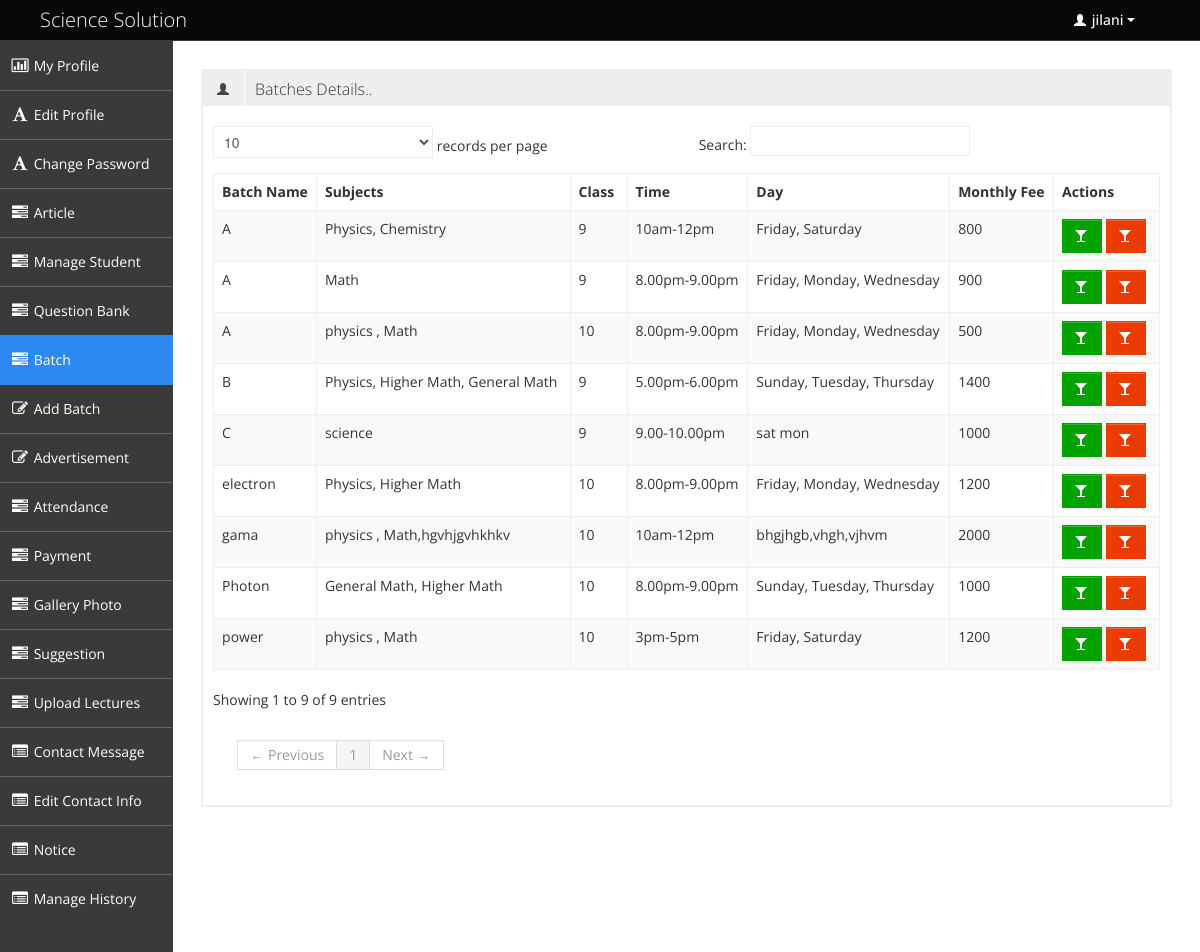
The page /admin/batch.php (signed in) on the database its author committed.
### tables this page shows
CREATE TABLE IF NOT EXISTS `tbl_batch` (
`batch_id` int(20) NOT NULL,
  `batch_name` text NOT NULL,
  `group` varchar(15) NOT NULL,
  `subjects` varchar(100) NOT NULL,
  `class` int(50) NOT NULL,
  `time` varchar(50) NOT NULL,
  `day` varchar(50) NOT NULL,
  `fee` int(20) NOT NULL,
  `deletion_status` tinyint(1) NOT NULL DEFAULT '0'
);

### admin/batch.php (called while the page is built, shortened)
<?php
include './admin_master.php';

### admin/admin.php (called while the page is built, shortened)
<?php
class Admin {
    public function __construct() {
        $host_name = 'localhost';
        $user_name = 'root';
        $password = '';
        $db_name = 'sciencesolution';
        $con = mysqli_connect($host_name, $user_name, $password);
        if ($con) {
            $db_select = mysqli_select_db($con, $db_name);
            if ($db_select) {
                return $con;
            } else {
                die('Database not selected' . mysqli_error($con));
            }
        } else {
            die('Database server connection fail' . mysqli_error($con));
        }
    }
     public function select_all_batch_info(){
        $con = $this->__construct();
        $sql = "SELECT * FROM tbl_batch WHERE deletion_status = 0 ";
        if (mysqli_query($con, $sql)) {
            $query_result = mysqli_query($con, $sql);
            return $query_result;
        } else {
            die('Query problem' . mysqli_error($con));
        }
    }
}

### admin/pages/batch_page_content.php (the view, shortened to what this page needs)
<?php
   $query_result=$obj_admin->select_all_batch_info();
?>
<div class="row-fluid sortable">
    <div class="box span12">
        <div class="box-header" data-original-title>
            <h2><i class="halflings-icon user"></i><span class="break"></span>Batches Details..</h2>
        </div>
        <div class="box-content">
            <h4>
            </h4>
            <table class="table table-striped table-bordered bootstrap-datatable datatable">
                <thead>
                    <tr>
                        <th> Batch Name</th>
                        <th>Subjects</th>
                        <th>Class </th>
                         <th>Time</th>
                          <th>Day</th>
                           <th>Monthly Fee</th>
                        <th>Actions</th>
                    </tr>
                </thead>
                <tbody>
                    <?php while ($qu_info=  mysqli_fetch_assoc($query_result)) { ?>
                    <tr>
                        <td><?php echo $qu_info['batch_name']; ?></td>
                        <td class="center"><?php echo $qu_info['subjects']; ?></td>
                        <td class="center"><?php echo $qu_info['class']; ?></td>
                        <td class="center"><?php echo $qu_info['time']; ?></td>
                         <td class="center"><?php echo $qu_info['day']; ?></td>
                          <td class="center"><?php echo $qu_info['fee']; ?></td>
                        <td class="center">
                           <a class="btn btn-success" href="?p_status=published&user_id=<?php echo $qu_info['user_id']; ?>" title=" Not Published">
                                <i class="halflings-icon white box-icon"></i>
                            </a>
                            <a class="btn btn-danger" href="?p_status=published&user_id=<?php echo $qu_info['user_id']; ?>" title=" Not Published">
                                <i class="halflings-icon white danger"></i>
                            </a>
                        </td>
                    </tr>
                    <?php } ?>
                </tbody>
            </table>
        </div>
    </div>
</div>

### admin/css/style.css (style rules this page uses)
body { background: #F5F5F5; color: #333; border: none; font-family: 'Open Sans', sans-serif; font-weight: 400; }
a { color: #646464; }
h2 { font-size: 16px; line-height: 16px; }
h4 { font-size: 14px; line-height: 14px; }
.box { border: 2px solid #eee; background: #fff !important; margin-bottom: 28px; }
.box-header { height: 16px; font-size: 16px; line-height: 16px; padding: 10px; background: #eee; -webkit-box-shadow: none; -moz-box-shadow: none; box-shadow: none; overflow: hidden; }
.box-header h2 { float:left; margin-top: 0px; font-weight: 300; }
.box-header h2 i { margin: 0px 3px 0px 4px; opacity: .8; filter: alpha(opacity=80); -ms-filter:"progid:DXImageTransform.Microsoft.Alpha(Opacity=80)"; }
.box-content { position: relative; z-index: 50; margin-top: -1px; padding: 10px; background: #fff !important; }
.btn { display: inline-block; padding: 6px 12px; margin-bottom: 0; font-size: 14px; font-weight: 500; line-height: 20px; text-align: center; white-space: nowrap; vertical-align: middle; cursor: pointer; border: 1px solid #a7a9aa; -webkit-border-radius: 0px !important; border-radius: 0px !important; }
.btn i { margin-top: 2px; }
.btn { color: #ffffff; background-color: #a7a9aa; border-color: #a7a9aa; background-image: none; filter: none; text-shadow: none; }
.btn-danger { background-color: #EB3C00; border-color: #EB3C00; }
.btn-success { background-color: #00A300; border-color: #00A300; }
.table th, .table td { border-top: 1px solid #eee; }
.table-bordered { border-color: #eee; -webkit-border-radius: 0px !important; -moz-border-radius: 0px !important; border-radius: 0px !important; }
.table-bordered th, .table-bordered td { border-left: 1px solid #eee; }
.table-bordered thead:first-child tr:first-child > th:first-child, .table-bordered tbody:first-child tr:first-child > td:first-child, .table-bordered tbody:first-child tr:first-child > th:first-child { -webkit-border-radius: 0px !important; -moz-border-radius: 0px !important; border-radius: 0px !important; }
.table-bordered thead:first-child tr:first-child > th:last-child, .table-bordered tbody:first-child tr:first-child > td:last-child, .table-bordered tbody:first-child tr:first-child > th:last-child { -webkit-border-radius: 0px !important; -moz-border-radius: 0px !important; border-radius: 0px !important; }
.table-bordered thead:last-child tr:last-child > th:first-child, .table-bordered tbody:last-child tr:last-child > td:first-child, .table-bordered tbody:last-child tr:last-child > th:first-child, .table-bordered tfoot:last-child tr:last-child > td:first-child, .table-bordered tfoot:last-child tr:last-child > th:first-child { -webkit-border-radius: 0px !important; -moz-border-radius: 0px !important; border-radius: 0px !important; }
.table-bordered thead:last-child tr:last-child > th:last-child, .table-bordered tbody:last-child tr:last-child > td:last-child, .table-bordered tbody:last-child tr:last-child > th:last-child, .table-bordered tfoot:last-child tr:last-child > td:last-child, .table-bordered tfoot:last-child tr:last-child > th:last-child { -webkit-border-radius: 0px !important; -moz-border-radius: 0px !important; border-radius: 0px !important; }

### admin/css/halflings.css (style rules this page uses)
html, html .halflings { -webkit-font-smoothing: antialiased !important; }
.halflings-icon { display: inline-block; width: 14px; height: 14px; line-height: 14px; vertical-align: text-top; background-image: url(../img/glyphicons_halflings.svg); background-position: 0 0; background-repeat: no-repeat; vertical-align: top; *display: inline; *zoom: 1; *margin-right: .3em; }
.halflings-icon.white { background-image: url(../img/glyphicons_halflings-white.svg); }
.halflings-icon.user { background-position: -168px 0; }

### rows shown on the page
tbl_batch: batch_name "electron", subjects "Physics, Higher Math", class "10", time "8.00pm-9.00pm", day "Friday, Monday, Wednesday", fee "1200"
tbl_batch: batch_name "Photon", subjects "General Math, Higher Math", class "10", time "8.00pm-9.00pm", day "Sunday, Tuesday, Thursday", fee "1000"
tbl_batch: batch_name "A", subjects "Physics, Chemistry", class "9", time "10am-12pm", day "Friday, Saturday", fee "800"
tbl_batch: batch_name "B", subjects "Physics, Higher Math, General Math", class "9", time "5.00pm-6.00pm", day "Sunday, Tuesday, Thursday", fee "1400"
tbl_batch: batch_name "gama", subjects "physics , Math,hgvhjgvhkhkv", class "10", time "10am-12pm", day "bhgjhgb,vhgh,vjhvm", fee "2000"
tbl_batch: batch_name "power", subjects "physics , Math", class "10", time "3pm-5pm", day "Friday, Saturday", fee "1200"
tbl_batch: batch_name "A", subjects "Math", class "9", time "8.00pm-9.00pm", day "Friday, Monday, Wednesday", fee "900"
tbl_batch: batch_name "C", subjects "science", class "9", time "9.00-10.00pm", day "sat mon", fee "1000"
tbl_batch: batch_name "A", subjects "physics , Math", class "10", time "8.00pm-9.00pm", day "Friday, Monday, Wednesday", fee "500"

### other values the page prints
$_SESSION['name'] "jilani"
